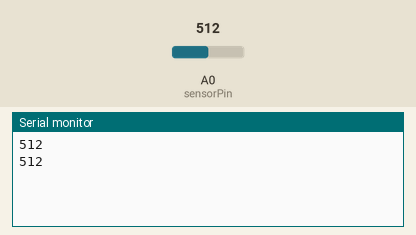
This sketch was run on a simulated Arduino Uno, built with avr-gcc and run on an emulated ATmega328P. Parts: the last lines printed to the serial monitor. The inputs (shaded band) are chosen by the test bench; at power-on: A0 (sensorPin) = 512.

Above: at 10.8 s.
10.9 s: A0 (sensorPin) set to 716
At 20.7 s:
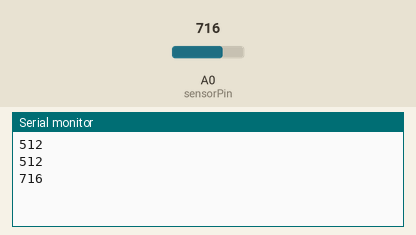
20.9 s: A0 (sensorPin) set to 900
At 31.2 s:
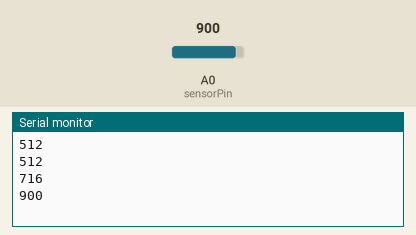
Timing chart, 0 to 32.7 s (numbered marks = the images above; inputs shaded):
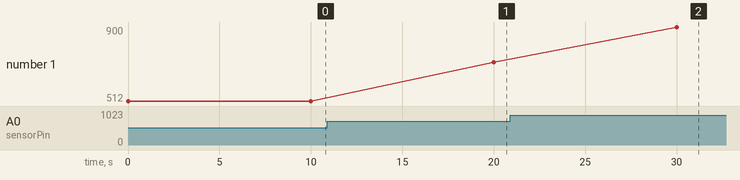

Measured:
- after the input at 10.9 s, the serial monitor: prints a new line after 9.1 s (image 1)
- after the input at 20.9 s, the serial monitor: prints a new line after 9.1 s (image 2)
- plotted number 1: 512 → 716 after the input at 10.9 s, 716 → 900 after the input at 20.9 s

The sketch:

arduino_temp.ino
```cpp
const int sensorPin = A0;

void setup() {
  // put your setup code here, to run once:
  Serial.begin(9600); // open a serial port
  // 9600 bits per second is te speed at which the Genuino will communicate
}

void loop() {
  int sensorVal = analogRead(sensorPin);
  Serial.println(sensorVal);
  // wait - 10 seconds
  delay(10000);

}
```
